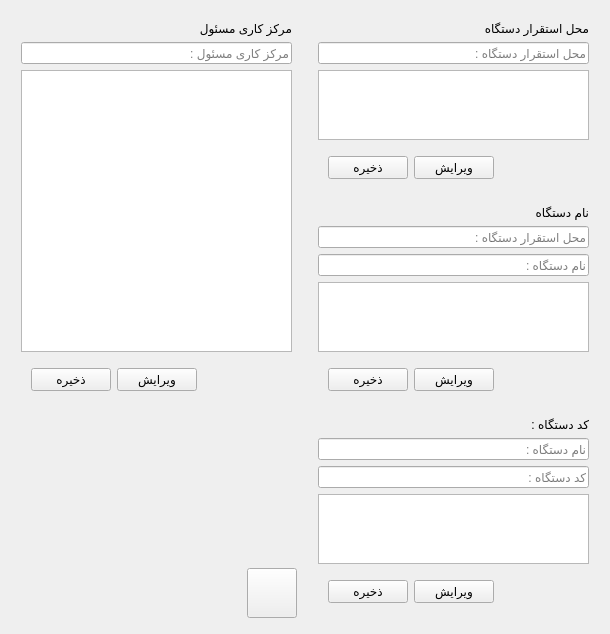
<?xml version="1.0" encoding="UTF-8"?>
<ui version="4.0">
 <class>Form</class>
 <widget class="QWidget" name="Form">
  <property name="geometry">
   <rect>
    <x>0</x>
    <y>0</y>
    <width>610</width>
    <height>577</height>
   </rect>
  </property>
  <property name="windowTitle">
   <string>اطلاعات</string>
  </property>
  <property name="layoutDirection">
   <enum>Qt::LeftToRight</enum>
  </property>
  <layout class="QHBoxLayout" name="horizontalLayout_2" stretch="1,1">
   <item>
    <layout class="QVBoxLayout" name="verticalLayout_5" stretch="5,2,1">
     <property name="leftMargin">
      <number>5</number>
     </property>
     <property name="topMargin">
      <number>5</number>
     </property>
     <property name="rightMargin">
      <number>5</number>
     </property>
     <property name="bottomMargin">
      <number>5</number>
     </property>
     <item>
      <layout class="QVBoxLayout" name="verticalLayout_6">
       <property name="leftMargin">
        <number>5</number>
       </property>
       <property name="topMargin">
        <number>5</number>
       </property>
       <property name="rightMargin">
        <number>5</number>
       </property>
       <property name="bottomMargin">
        <number>5</number>
       </property>
       <item>
        <widget class="QLabel" name="label_4">
         <property name="text">
          <string>مرکز کاری مسئول</string>
         </property>
        </widget>
       </item>
       <item>
        <widget class="QLineEdit" name="txtResponsibleWorkCenter">
         <property name="placeholderText">
          <string>مرکز کاری مسئول :</string>
         </property>
        </widget>
       </item>
       <item>
        <widget class="QTableWidget" name="tblResponsibleWorkCenter">
         <property name="layoutDirection">
          <enum>Qt::RightToLeft</enum>
         </property>
        </widget>
       </item>
       <item>
        <layout class="QHBoxLayout" name="horizontalLayout_4">
         <property name="leftMargin">
          <number>10</number>
         </property>
         <property name="topMargin">
          <number>10</number>
         </property>
         <property name="rightMargin">
          <number>10</number>
         </property>
         <property name="bottomMargin">
          <number>10</number>
         </property>
         <item>
          <widget class="QPushButton" name="btnSaveResponsibleWorkCenter">
           <property name="sizePolicy">
            <sizepolicy hsizetype="Fixed" vsizetype="Fixed">
             <horstretch>0</horstretch>
             <verstretch>0</verstretch>
            </sizepolicy>
           </property>
           <property name="text">
            <string>ذخیره</string>
           </property>
          </widget>
         </item>
         <item>
          <widget class="QPushButton" name="btnEditResponsibleWorkCenter">
           <property name="sizePolicy">
            <sizepolicy hsizetype="Maximum" vsizetype="Fixed">
             <horstretch>0</horstretch>
             <verstretch>0</verstretch>
            </sizepolicy>
           </property>
           <property name="text">
            <string>ویرایش</string>
           </property>
          </widget>
         </item>
         <item>
          <spacer name="horizontalSpacer_3">
           <property name="orientation">
            <enum>Qt::Horizontal</enum>
           </property>
           <property name="sizeHint" stdset="0">
            <size>
             <width>40</width>
             <height>20</height>
            </size>
           </property>
          </spacer>
         </item>
        </layout>
       </item>
      </layout>
     </item>
     <item>
      <spacer name="verticalSpacer">
       <property name="orientation">
        <enum>Qt::Vertical</enum>
       </property>
       <property name="sizeHint" stdset="0">
        <size>
         <width>20</width>
         <height>40</height>
        </size>
       </property>
      </spacer>
     </item>
     <item>
      <layout class="QHBoxLayout" name="horizontalLayout">
       <item>
        <spacer name="horizontalSpacer">
         <property name="orientation">
          <enum>Qt::Horizontal</enum>
         </property>
         <property name="sizeHint" stdset="0">
          <size>
           <width>40</width>
           <height>20</height>
          </size>
         </property>
        </spacer>
       </item>
       <item>
        <widget class="QPushButton" name="btnRefresh">
         <property name="sizePolicy">
          <sizepolicy hsizetype="Fixed" vsizetype="Fixed">
           <horstretch>0</horstretch>
           <verstretch>0</verstretch>
          </sizepolicy>
         </property>
         <property name="minimumSize">
          <size>
           <width>50</width>
           <height>50</height>
          </size>
         </property>
         <property name="baseSize">
          <size>
           <width>0</width>
           <height>0</height>
          </size>
         </property>
         <property name="toolTip">
          <string/>
         </property>
         <property name="text">
          <string/>
         </property>
        </widget>
       </item>
      </layout>
     </item>
    </layout>
   </item>
   <item>
    <layout class="QVBoxLayout" name="verticalLayout" stretch="0,1,1">
     <property name="leftMargin">
      <number>5</number>
     </property>
     <property name="topMargin">
      <number>5</number>
     </property>
     <property name="rightMargin">
      <number>5</number>
     </property>
     <property name="bottomMargin">
      <number>5</number>
     </property>
     <item>
      <layout class="QVBoxLayout" name="verticalLayout_4" stretch="1,1,1,1">
       <property name="leftMargin">
        <number>5</number>
       </property>
       <property name="topMargin">
        <number>5</number>
       </property>
       <property name="rightMargin">
        <number>5</number>
       </property>
       <property name="bottomMargin">
        <number>5</number>
       </property>
       <item>
        <widget class="QLabel" name="label_2">
         <property name="text">
          <string>محل استقرار دستگاه</string>
         </property>
        </widget>
       </item>
       <item>
        <widget class="QLineEdit" name="txtDeviceLocation">
         <property name="placeholderText">
          <string>محل استقرار دستگاه :</string>
         </property>
        </widget>
       </item>
       <item>
        <widget class="QTableWidget" name="tblDeviceLocation">
         <property name="layoutDirection">
          <enum>Qt::RightToLeft</enum>
         </property>
        </widget>
       </item>
       <item>
        <layout class="QHBoxLayout" name="horizontalLayout_3" stretch="1,0,0">
         <property name="leftMargin">
          <number>10</number>
         </property>
         <property name="topMargin">
          <number>10</number>
         </property>
         <property name="rightMargin">
          <number>10</number>
         </property>
         <property name="bottomMargin">
          <number>10</number>
         </property>
         <item>
          <widget class="QPushButton" name="btnSaveDeviceLocation">
           <property name="sizePolicy">
            <sizepolicy hsizetype="Maximum" vsizetype="Fixed">
             <horstretch>0</horstretch>
             <verstretch>0</verstretch>
            </sizepolicy>
           </property>
           <property name="text">
            <string>ذخیره</string>
           </property>
          </widget>
         </item>
         <item>
          <widget class="QPushButton" name="btnEditDeviceLocation">
           <property name="sizePolicy">
            <sizepolicy hsizetype="Maximum" vsizetype="Fixed">
             <horstretch>0</horstretch>
             <verstretch>0</verstretch>
            </sizepolicy>
           </property>
           <property name="text">
            <string>ویرایش</string>
           </property>
          </widget>
         </item>
         <item>
          <spacer name="horizontalSpacer_2">
           <property name="orientation">
            <enum>Qt::Horizontal</enum>
           </property>
           <property name="sizeHint" stdset="0">
            <size>
             <width>40</width>
             <height>20</height>
            </size>
           </property>
          </spacer>
         </item>
        </layout>
       </item>
      </layout>
     </item>
     <item>
      <layout class="QVBoxLayout" name="verticalLayout_2">
       <property name="leftMargin">
        <number>5</number>
       </property>
       <property name="topMargin">
        <number>5</number>
       </property>
       <property name="rightMargin">
        <number>5</number>
       </property>
       <property name="bottomMargin">
        <number>5</number>
       </property>
       <item>
        <widget class="QLabel" name="label_3">
         <property name="text">
          <string>نام دستگاه </string>
         </property>
        </widget>
       </item>
       <item>
        <widget class="QLineEdit" name="txtDeviceLocation_devicename">
         <property name="placeholderText">
          <string>محل استقرار دستگاه :</string>
         </property>
        </widget>
       </item>
       <item>
        <widget class="QLineEdit" name="txtDeviceName">
         <property name="placeholderText">
          <string>نام دستگاه :</string>
         </property>
        </widget>
       </item>
       <item>
        <widget class="QTableWidget" name="tblDeviceName">
         <property name="layoutDirection">
          <enum>Qt::RightToLeft</enum>
         </property>
        </widget>
       </item>
       <item>
        <layout class="QHBoxLayout" name="horizontalLayout_5">
         <property name="leftMargin">
          <number>10</number>
         </property>
         <property name="topMargin">
          <number>10</number>
         </property>
         <property name="rightMargin">
          <number>10</number>
         </property>
         <property name="bottomMargin">
          <number>10</number>
         </property>
         <item>
          <widget class="QPushButton" name="btnSaveDeviceName">
           <property name="sizePolicy">
            <sizepolicy hsizetype="Fixed" vsizetype="Fixed">
             <horstretch>0</horstretch>
             <verstretch>0</verstretch>
            </sizepolicy>
           </property>
           <property name="text">
            <string>ذخیره</string>
           </property>
          </widget>
         </item>
         <item>
          <widget class="QPushButton" name="btnEditDeviceName">
           <property name="text">
            <string>ویرایش</string>
           </property>
          </widget>
         </item>
         <item>
          <spacer name="horizontalSpacer_4">
           <property name="orientation">
            <enum>Qt::Horizontal</enum>
           </property>
           <property name="sizeHint" stdset="0">
            <size>
             <width>40</width>
             <height>20</height>
            </size>
           </property>
          </spacer>
         </item>
        </layout>
       </item>
      </layout>
     </item>
     <item>
      <layout class="QVBoxLayout" name="verticalLayout_3">
       <property name="leftMargin">
        <number>5</number>
       </property>
       <property name="topMargin">
        <number>5</number>
       </property>
       <property name="rightMargin">
        <number>5</number>
       </property>
       <property name="bottomMargin">
        <number>5</number>
       </property>
       <item>
        <widget class="QLabel" name="label">
         <property name="text">
          <string>کد دستگاه :</string>
         </property>
        </widget>
       </item>
       <item>
        <widget class="QLineEdit" name="txtDeviceName_devicecode">
         <property name="placeholderText">
          <string>نام دستگاه :</string>
         </property>
        </widget>
       </item>
       <item>
        <widget class="QLineEdit" name="txtDeviceCode">
         <property name="placeholderText">
          <string>کد دستگاه :</string>
         </property>
        </widget>
       </item>
       <item>
        <widget class="QTableWidget" name="tblDeviceCode">
         <property name="layoutDirection">
          <enum>Qt::RightToLeft</enum>
         </property>
        </widget>
       </item>
       <item>
        <layout class="QHBoxLayout" name="horizontalLayout_6">
         <property name="leftMargin">
          <number>10</number>
         </property>
         <property name="topMargin">
          <number>10</number>
         </property>
         <property name="rightMargin">
          <number>10</number>
         </property>
         <property name="bottomMargin">
          <number>10</number>
         </property>
         <item>
          <widget class="QPushButton" name="btnSaveDeviceCode">
           <property name="sizePolicy">
            <sizepolicy hsizetype="Fixed" vsizetype="Fixed">
             <horstretch>0</horstretch>
             <verstretch>0</verstretch>
            </sizepolicy>
           </property>
           <property name="text">
            <string>ذخیره</string>
           </property>
          </widget>
         </item>
         <item>
          <widget class="QPushButton" name="btnEditDeviceCode">
           <property name="text">
            <string>ویرایش</string>
           </property>
          </widget>
         </item>
         <item>
          <spacer name="horizontalSpacer_5">
           <property name="orientation">
            <enum>Qt::Horizontal</enum>
           </property>
           <property name="sizeHint" stdset="0">
            <size>
             <width>40</width>
             <height>20</height>
            </size>
           </property>
          </spacer>
         </item>
        </layout>
       </item>
      </layout>
     </item>
    </layout>
   </item>
  </layout>
 </widget>
 <resources/>
 <connections/>
</ui>
